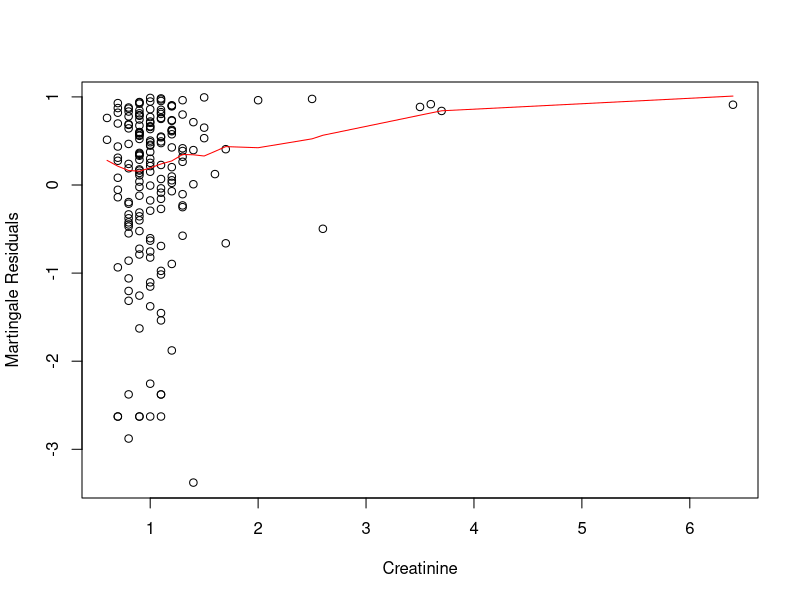
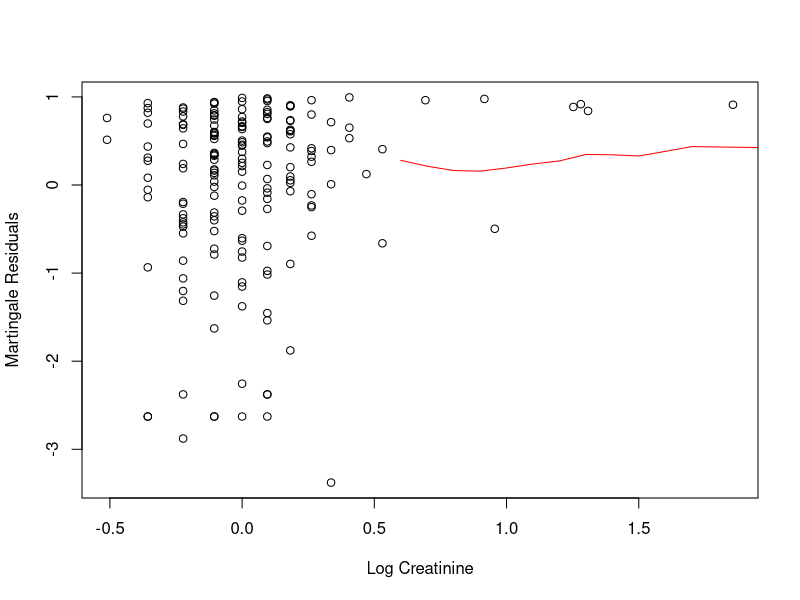
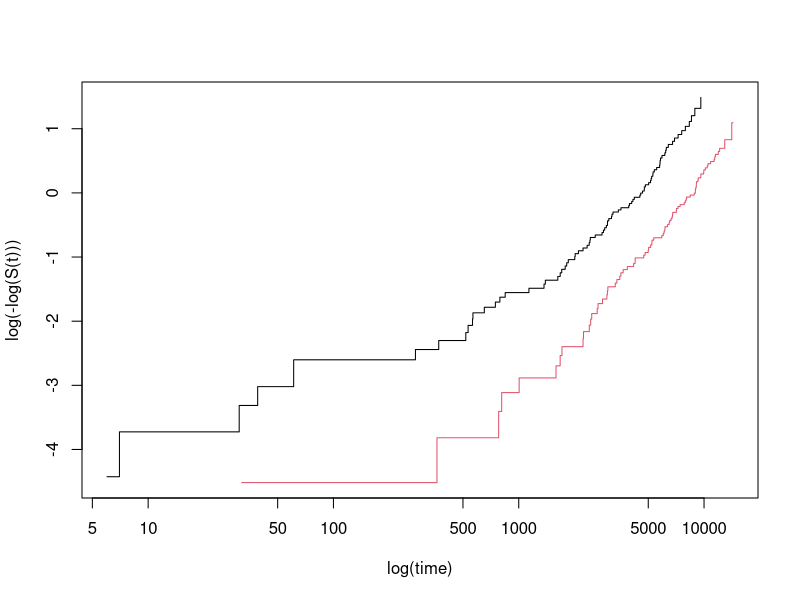
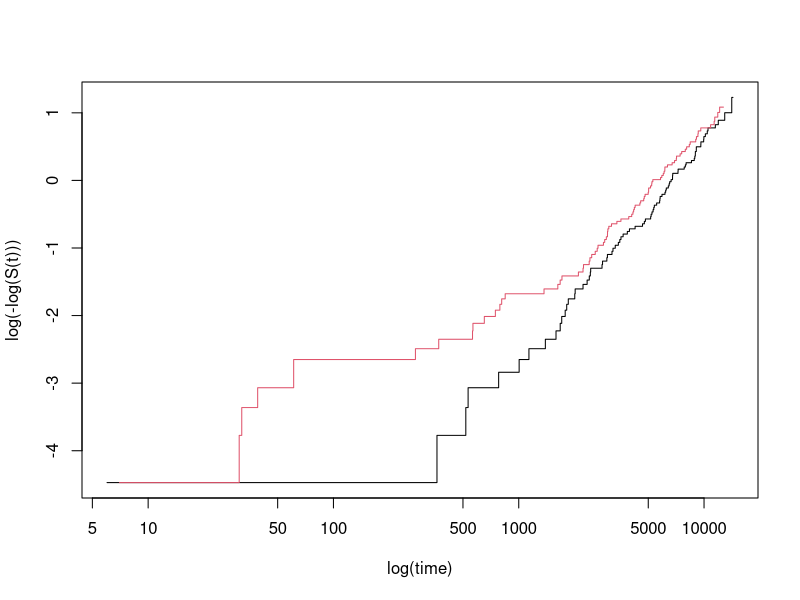
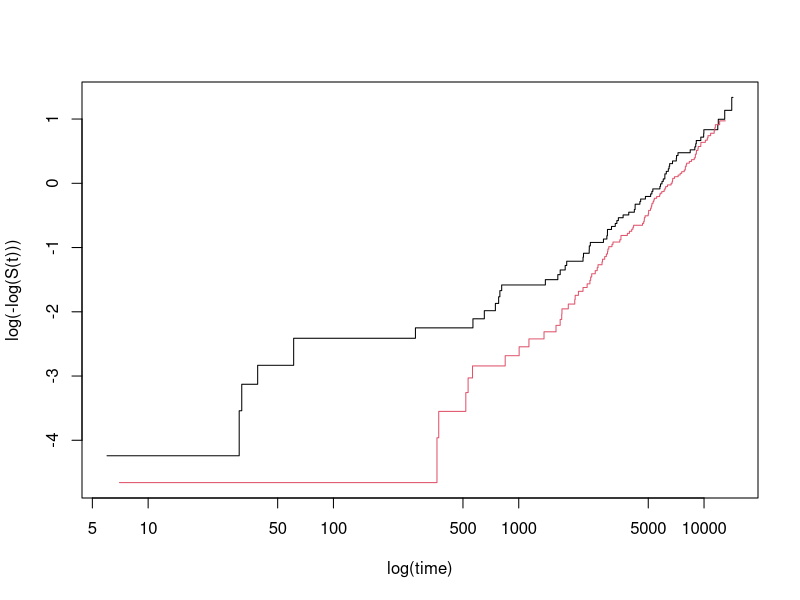
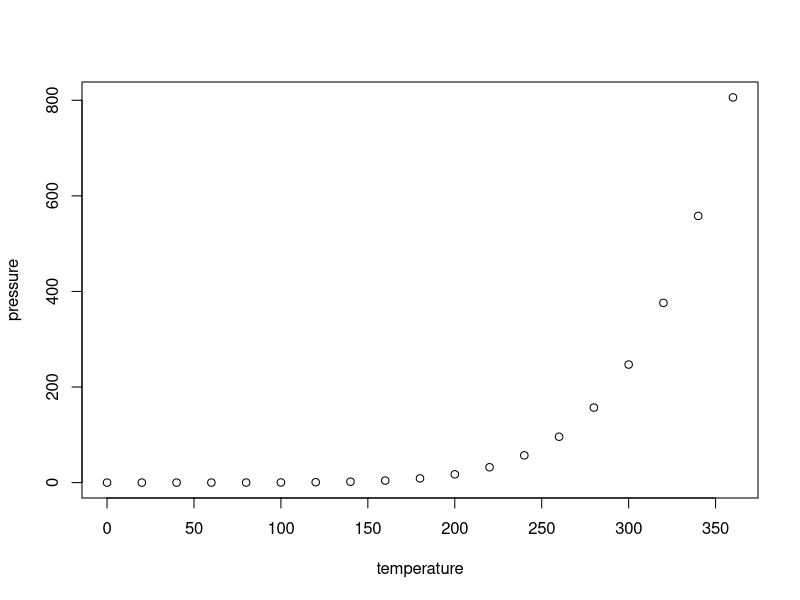

Here is the R script that generated these plots, in order:
## ---- chunk 1
knitr::opts_chunk$set(echo = TRUE)
## ---- chunk 2
pchisq(0.299, 1, lower.tail = FALSE)
## ---- chunk 3
library(survival)
library(survminer)

# Ignore pcdx and pctime as per instructions
df <- mgus[, !(names(mgus) %in% c("pcdx", "pctime"))]
df <- na.omit(df) # get rid of NA

# Null model to obtain martingale residuals
null_model <- coxph(Surv(futime, death) ~ 1, data = df)
df$mart_resid <- resid(null_model, type = "martingale")

# Transform creat as suggested by hint (i)
df$log_creat <- log(df$creat)

# Visual diagnosis of martingale residuals (under null model) vs predictor (creatine) by hint (ii)
plot(df$creat, df$mart_resid, xlab = "Creatinine", ylab = "Martingale Residuals")
lines(lowess(df$creat, df$mart_resid), col = "red")

plot(df$log_creat, df$mart_resid, xlab = "Log Creatinine", ylab = "Martingale Residuals")
lines(lowess(df$creat, df$mart_resid), col = "red")


## ---- chunk 4
# Full model
fit_full <- coxph(Surv(futime, death) ~ age + sex + hgb + alb + log_creat, data = df)
summary(fit_full)
## ---- chunk 5
# Partition age into categories
df$age_cat <- ifelse(df$age > median(df$age), "Old", "Young")
surv_fit <- survfit(Surv(futime, death) ~ age_cat, data = df)

# Log-Log Plot
plot(surv_fit, fun = "cloglog", col = 1:2, xlab = "log(time)", ylab = "log(-log(S(t)))")
## ---- chunk 6
# Partition age into categories
df$hgb_cat <- ifelse(df$hgb > median(df$hgb), "less", "more")
surv_fit <- survfit(Surv(futime, death) ~ hgb_cat, data = df)

# Log-Log Plot
plot(surv_fit, fun = "cloglog", col = 1:2, xlab = "log(time)", ylab = "log(-log(S(t)))")

# Partition age into categories
df$log_creat_cat <- ifelse(df$log_creat > median(df$log_creat), "less", "more")
surv_fit <- survfit(Surv(futime, death) ~ log_creat_cat, data = df)

# Log-Log Plot
plot(surv_fit, fun = "cloglog", col = 1:2, xlab = "log(time)", ylab = "log(-log(S(t)))")
## ---- chunk 7
library(survival)
library(survminer)
## ---- chunk 8

## ---- chunk 9
plot(pressure)
